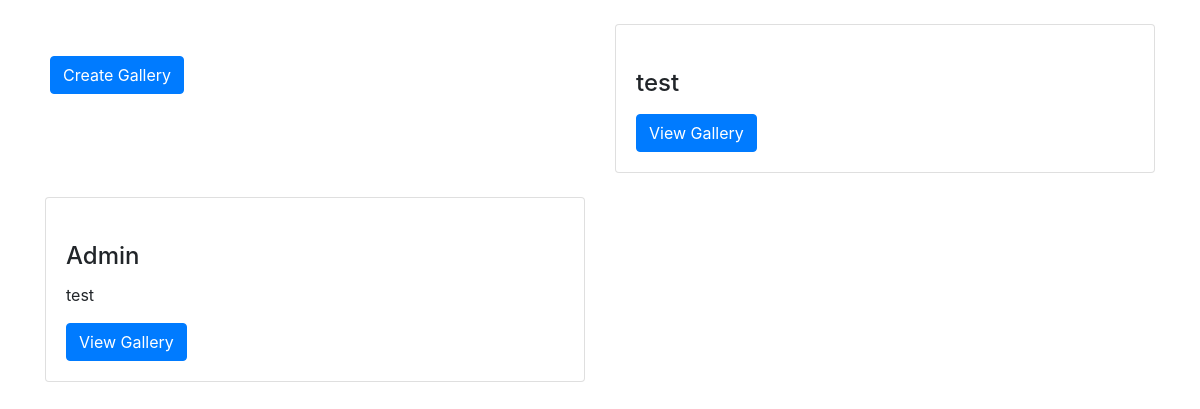
Before: / with the older database file.
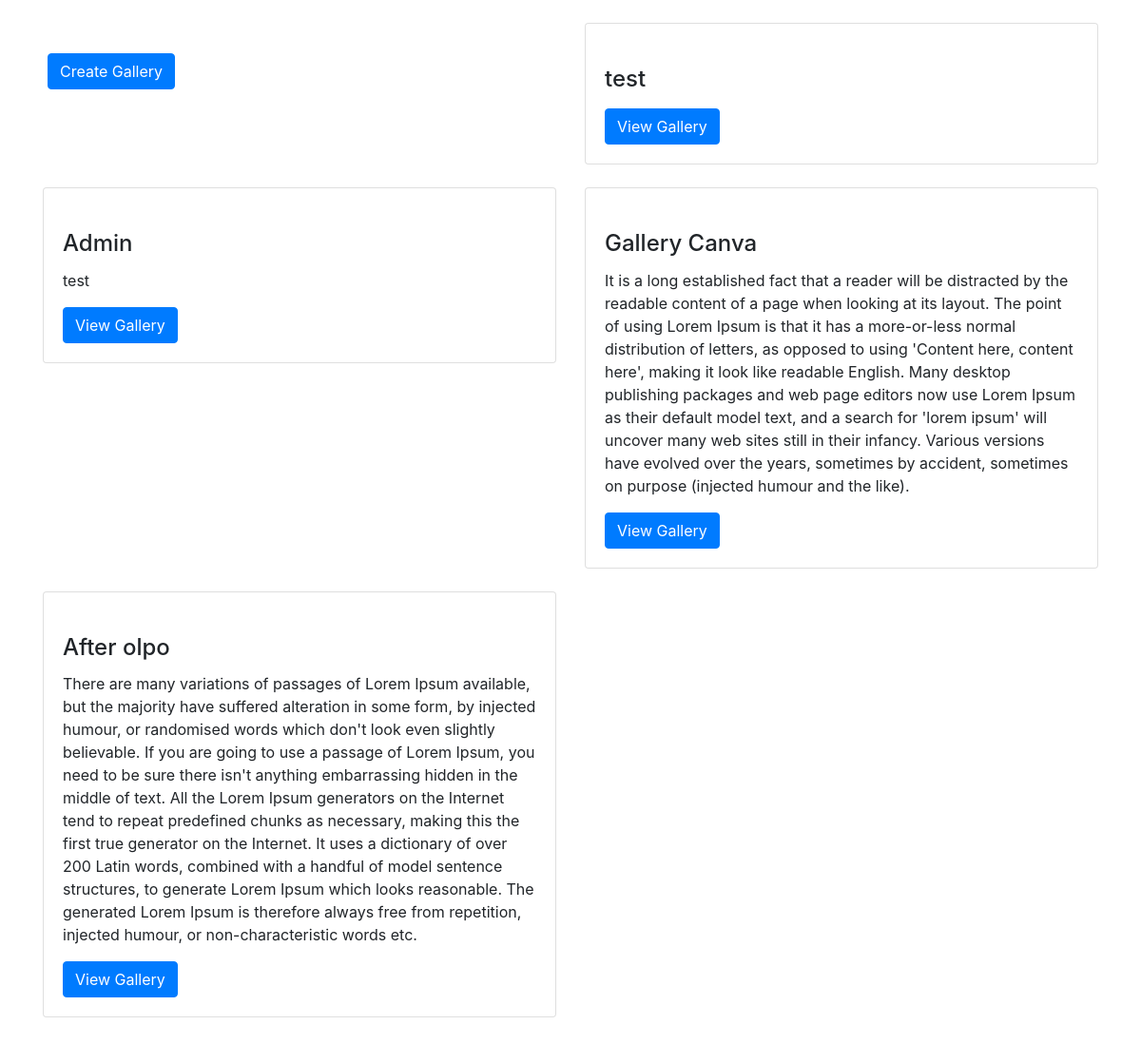
After: the same page with the newer database file.
### posts/models.py (models this page shows, shortened)
class Post(models.Model):
    title = models.CharField(max_length=250)
    description = models.TextField()

### posts/views.py (the view)
# urls.py: path('', views.blog_view, name='blog'),
def blog_view(request):
    posts = Post.objects.all()
    return render(request, 'blog.html', {'posts':posts})

### templates/blog.html (shortened to what this page needs)
{% extends 'base.html' %}
{% block content %}
<div class="row row-cols-1 row-cols-md-2">
    <div class="card-body">
          <a href="{% url 'create-post' %}" class="btn btn-primary btn-md">Create Gallery</a>
    </div>
    {% for post in posts %}
    <div class="col mb-4">
      <div class="card">
        <div class="view overlay">
        </div>
        <div class="card-body">
          <h4 class="card-title">{{post.title}}</h4>
          <p class="card-text">{{post.description}}</p>
          <a href="{% url 'detail' post.id %}" class="btn btn-primary btn-md">View Gallery</a>
        </div>
      </div>
    </div>
    {% endfor %}
  </div>
{% endblock %}

### templates/base.html (shortened to what this page needs)
<!DOCTYPE html>
<html lang="en">
<head>
    <link rel="stylesheet" href="https://stackpath.bootstrapcdn.com/bootstrap/4.4.1/css/bootstrap.min.css">
    <link href="https://unpkg.com/filepond/dist/filepond.css" rel="stylesheet">
</head>
<body>
    <div class="container py-4">
        {% block content %}
        {% endblock %}
    </div>
</body>
</html>

Changed rows visible on the page:
added Post: title "Gallery Canva", description "It is a long established fact that a reader will be distracted by the readable content of a page when looking at its layout. The point of using Lorem Ipsum is that it has a more-or-less normal distribution of letters, as opposed to using 'Content here, content here', making it look like readable English. Many desktop publishing packages and web page editors now use Lorem Ipsum as their default model text, and a search for 'lorem ipsum' will uncover many web sites still in their infancy. Various versions have evolved over the years, sometimes by accident, sometimes on purpose (injected humour and the like)."
added Post: title "After olpo", description "There are many variations of passages of Lorem Ipsum available, but the majority have suffered alteration in some form, by injected humour, or randomised words which don't look even slightly believable. If you are going to use a passage of Lorem Ipsum, you need to be sure there isn't anything embarrassing hidden in the middle of text. All the Lorem Ipsum generators on the Internet tend to repeat predefined chunks as necessary, making this the first true generator on the Internet. It uses a dictionary of over 200 Latin words, combined with a handful of model sentence structures, to generate Lorem Ipsum which looks reasonable. The generated Lorem Ipsum is therefore always free from…"
